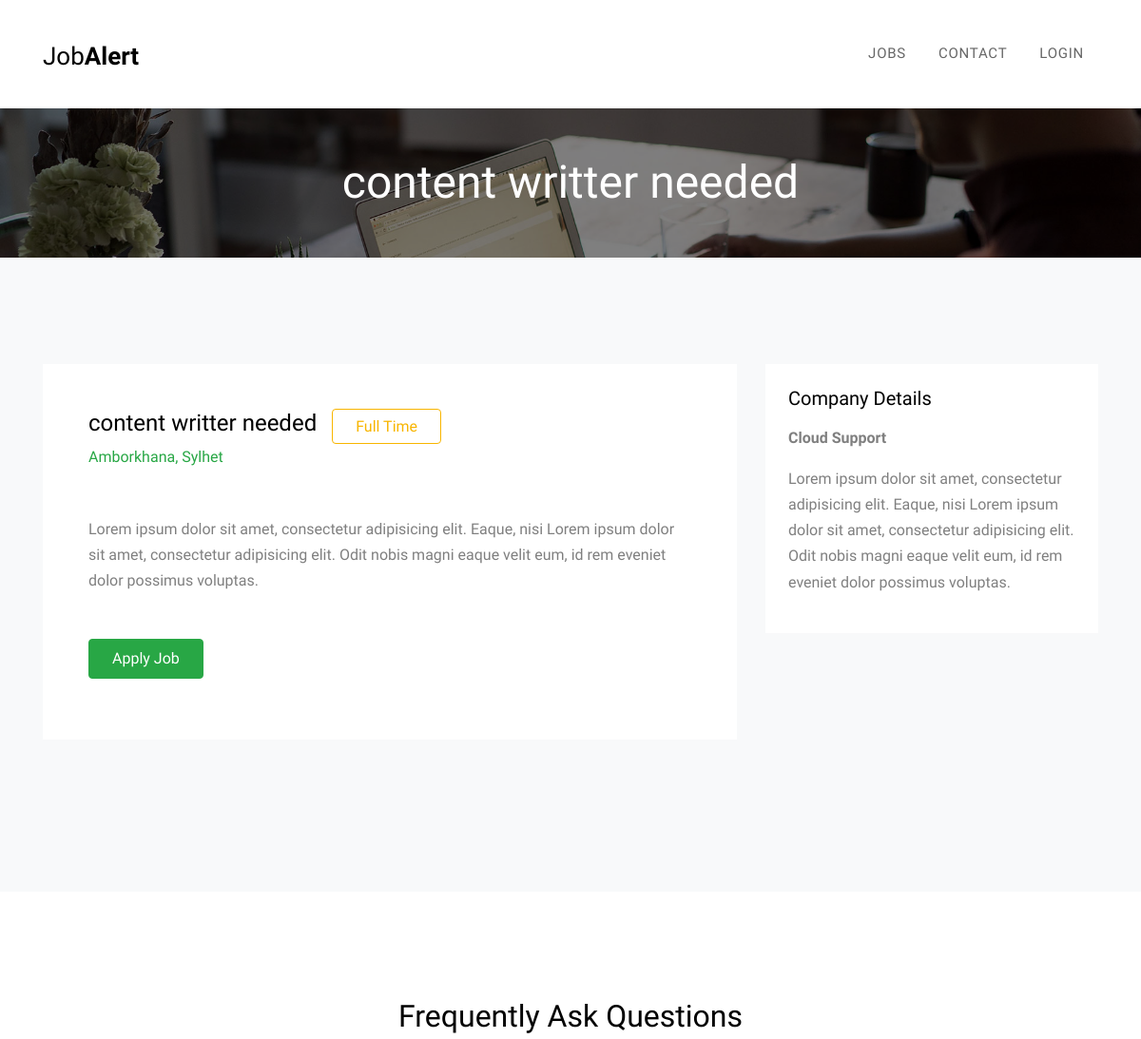
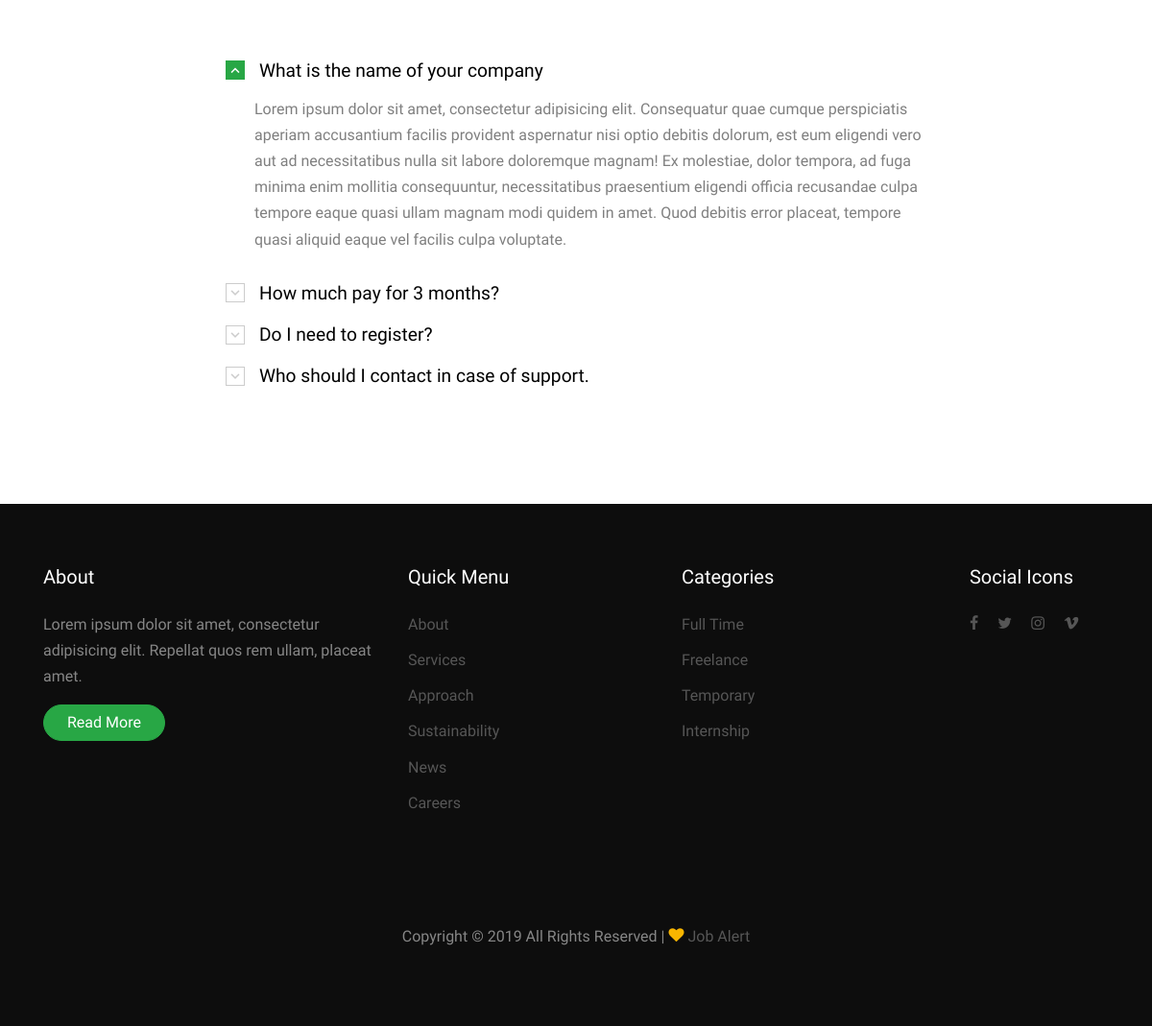
/Jobs/job_details/2, run on the app's committed database (2 pictures, top to bottom).
### tables this page shows
CREATE TABLE `jobs` (
  `id` int(11) NOT NULL,
  `user_id` int(11) NOT NULL,
  `job_title` varchar(255) NOT NULL,
  `job_description` text NOT NULL,
  `job_type` varchar(255) NOT NULL,
  `location` varchar(255) NOT NULL,
  `salary` varchar(255) NOT NULL
);

CREATE TABLE `company` (
  `id` int(11) NOT NULL,
  `user_id` int(11) NOT NULL,
  `company_name` varchar(255) NOT NULL,
  `company_logo` varchar(255) NOT NULL,
  `company_address` varchar(255) NOT NULL,
  `company_description` text NOT NULL
);

### application/controllers/Jobs.php (called while the page is built, shortened)
<?php
class Jobs extends CI_Controller {
	public function job_details($id)
	{
		$data['jobs']=  $this->db->select('*, jobs.id as id')->from('jobs')->join('company', 'jobs.user_id = company.user_id')->where('jobs.id', $id)->order_by('jobs.id','desc')->get()->result_array();
		$this->load->view('include/header');
		$this->load->view('job_details', $data);
		$this->load->view('include/footer');
}
}

### index.php (called while the page is built, shortened)
<?php
require_once BASEPATH.'core/CodeIgniter.php';

### application/views/job_details.php (the view, shortened to what this page needs)
<div class="unit-5 overlay" style="background-image: url('<?=base_url()?>asset/images/hero_2.jpg');">
  <div class="container text-center">
    <h2 class="mb-0"><?=$jobs[0]['job_title']?></h2>
  </div>
</div>
<div class="site-section bg-light">
  <div class="container">
    <div class="row">
      <div class="col-md-12 col-lg-8 mb-5">
        <div class="p-5 bg-white">
          <div class="mb-4 mb-md-5 mr-5">
           <div class="job-post-item-header d-flex align-items-center">
             <h2 class="mr-3 text-black h4"><?=$jobs[0]['job_title']?></h2>
             <div class="badge-wrap">
              <span class="border border-warning text-warning py-2 px-4 rounded"><?=$jobs[0]['job_type']?></span>
            </div>
          </div>
          <div class="job-post-item-body d-block d-md-flex">
           <div class="mr-3"><span class="fl-bigmug-line-portfolio23"></span> <a href="#"><?=$jobs[0]['location']?></a></div>
         </div>
       </div>
      <p><?=$jobs[0]['job_description']?></p>
      <p class="mt-5"><a href="#" class="btn btn-primary  py-2 px-4">Apply Job</a></p>
    </div>
  </div>
  <div class="col-lg-4">
    <div class="p-4 mb-3 bg-white">
      <h3 class="h5 text-black mb-3">Company Details</h3>
      <p><strong><?=$jobs[0]['company_name']?></strong></p>
      <p><?=$jobs[0]['company_description']?></p>
    </div>
  </div>
</div>
</div>
</div>
<div class="site-section">
  <div class="container">
    <div class="row justify-content-center text-center mb-5">
      <div class="col-md-6" data-aos="fade" >
        <h2>Frequently Ask Questions</h2>
      </div>
    </div>
    <div class="row justify-content-center" data-aos="fade" data-aos-delay="100">
      <div class="col-md-8">
        <div class="accordion unit-8" id="accordion">
          <div class="accordion-item">
            <h3 class="mb-0 heading">
              <a class="btn-block" data-toggle="collapse" href="#collapseOne" role="button" aria-expanded="true" aria-controls="collapseOne">What is the name of your company<span class="icon"></span></a>
            </h3>
            <div id="collapseOne" class="collapse show" aria-labelledby="headingOne" data-parent="#accordion">
              <div class="body-text">
                <p>Lorem ipsum dolor sit amet, consectetur adipisicing elit. Consequatur quae cumque perspiciatis aperiam accusantium facilis provident aspernatur nisi optio debitis dolorum, est eum eligendi vero aut ad necessitatibus nulla sit labore doloremque magnam! Ex molestiae, dolor tempora, ad fuga minima enim mollitia consequuntur, necessitatibus praesentium eligendi officia recusandae culpa tempore eaque quasi ullam magnam modi quidem in amet. Quod debitis error placeat, tempore quasi aliquid eaque vel facilis culpa voluptate.</p>
              </div>
            </div>
          </div>
          <div class="accordion-item">
            <h3 class="mb-0 heading">
              <a class="btn-block" data-toggle="collapse" href="#collapseTwo" role="button" aria-expanded="false" aria-controls="collapseTwo">How much pay for 3  months?<span class="icon"></span></a>
            </h3>
          </div>
          <div class="accordion-item">
            <h3 class="mb-0 heading">
              <a class="btn-block" data-toggle="collapse" href="#collapseThree" role="button" aria-expanded="false" aria-controls="collapseThree">Do I need to register?  <span class="icon"></span></a>
            </h3>
          </div>
          <div class="accordion-item">
            <h3 class="mb-0 heading">
              <a class="btn-block" data-toggle="collapse" href="#collapseFour" role="button" aria-expanded="false" aria-controls="collapseFour">Who should I contact in case of support.<span class="icon"></span></a>
            </h3>
          </div>
        </div>
      </div>
    </div>
  </div>
</div>

### asset/css/style.css (style rules this page uses)
body { line-height: 1.7; color: rgba(0, 0, 0, 0.5); font-weight: 400; font-size: 1rem; font-family: "Roboto Mono", SFMono-Regular, Menlo, Monaco, Consolas, "Liberation Mono", "Courier New", monospace; font-family: "Work Sans", -apple-system, BlinkMacSystemFont, "Segoe UI", Roboto, "Helvetica Neue", Arial, sans-serif, "Apple Color Emoji", "Segoe UI Emoji", "Segoe UI Symbol", "Noto Color Emoji"; }
h1, h2, h3, h4, h5, .h1, .h2, .h3, .h4, .h5 { color: #000; }
a { -webkit-transition: .3s all ease; -o-transition: .3s all ease; transition: .3s all ease; }
.text-black { color: #000 !important; }
.btn { position: relative; top: 0; }
.site-section { padding: 3em 0; }
@media (min-width: 768px) { .site-section { padding: 7em 0; } }
.unit-5 { padding-top: 50px; padding-bottom: 50px; background-size: cover; background-position: center center; }
.unit-5.overlay { position: relative; }
.unit-5.overlay:before { position: absolute; content: ""; left: 0; right: 0; bottom: 0; top: 0; z-index: 1; background: rgba(0, 0, 0, 0.5); }
.unit-5 > .container { z-index: 2; position: relative; }
.unit-5 h2 { color: #fff; font-size: 3rem; }
.unit-8 .accordion-item .heading { font-size: 1.2rem; font-weight: 400; padding: 10px 0; }
.unit-8 .accordion-item .heading > a { padding-left: 35px; position: relative; color: #000; }
.unit-8 .accordion-item .heading > a:before { width: 20px; height: 20px; line-height: 18px; border: 1px solid #ccc; text-align: center; font-size: 18px; top: .1em; left: 0; }
.unit-8 .accordion-item .heading > a[aria-expanded="true"]:before { font-family: 'icomoon'; position: absolute; content: "\e316"; -webkit-transition: .3s all ease; -o-transition: .3s all ease; transition: .3s all ease; background: #28a745; color: #fff; border: 1px solid #28a745; }
.unit-8 .accordion-item .heading > a[aria-expanded="false"]:before { content: "\e313"; color: #ccc; font-family: 'icomoon'; position: absolute; -webkit-transition: .3s all ease; -o-transition: .3s all ease; transition: .3s all ease; }
.unit-8 .accordion-item .body-text { padding: 5px 0; padding-left: 30px; }

### data on the page
jobs: job_title "content writter needed", job_type "Full Time", location "Amborkhana, Sylhet", job_description "Lorem ipsum dolor sit amet, consectetur adipisicing elit. Eaque, nisi Lorem ipsum dolor sit amet, consectetur adipisicing elit. Odit nobis magni eaque velit eum, id rem eveniet dolor possimus voluptas.", company.company_name "Cloud Support", company.company_description "Lorem ipsum dolor sit amet, consectetur adipisicing elit. Eaque, nisi Lorem ipsum dolor sit amet, consectetur adipisicing elit. Odit nobis magni eaque velit eum, id rem eveniet dolor possimus voluptas."
